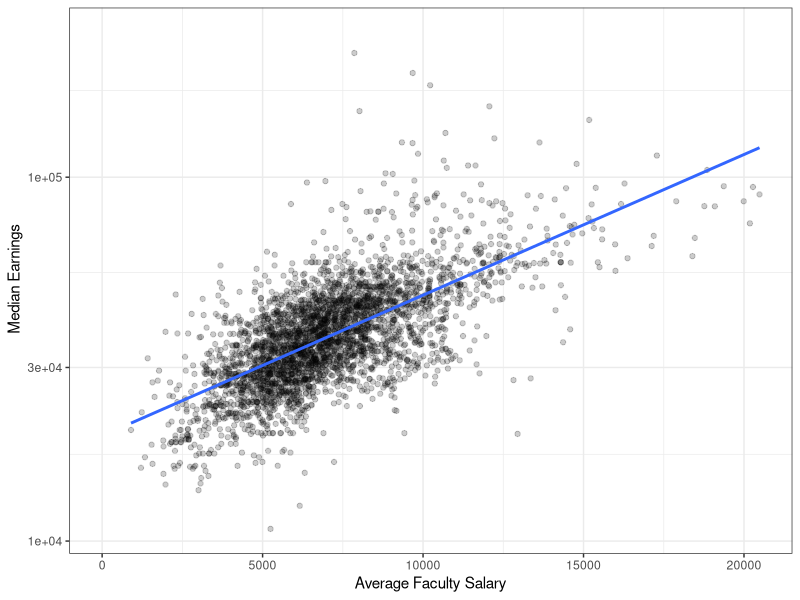
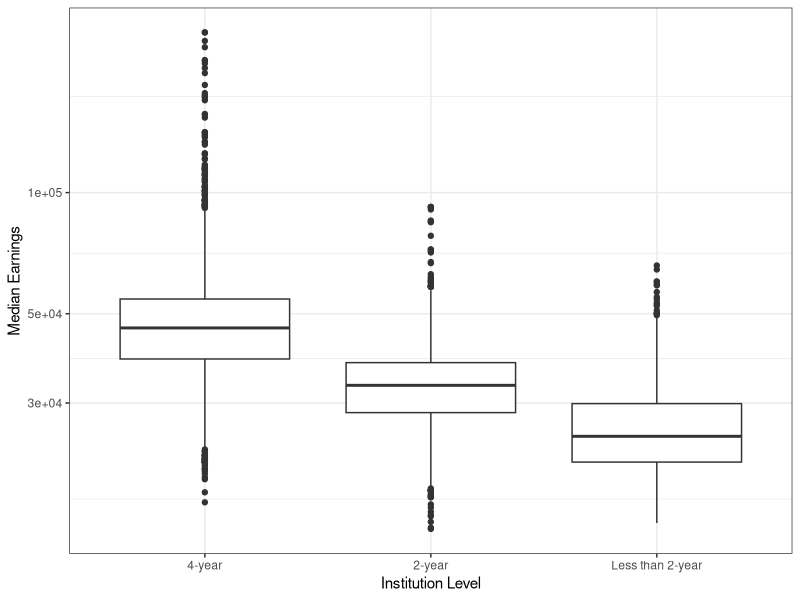
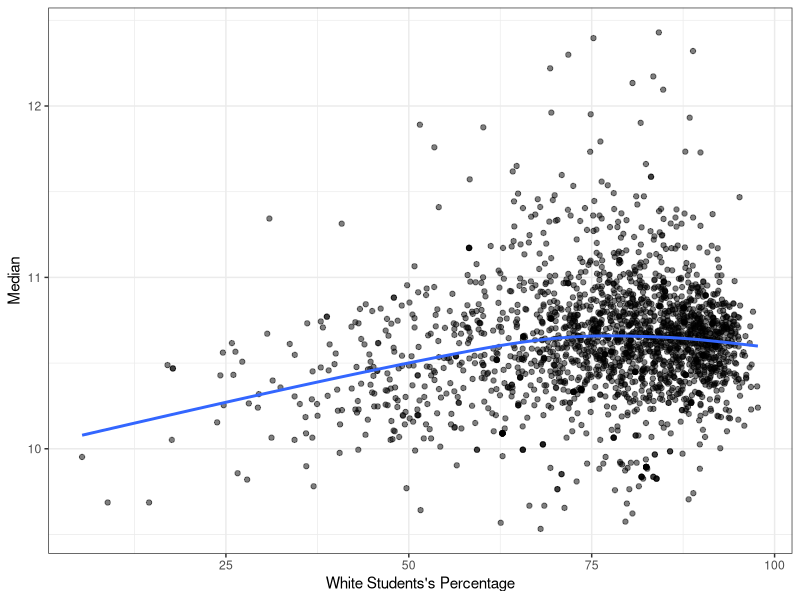
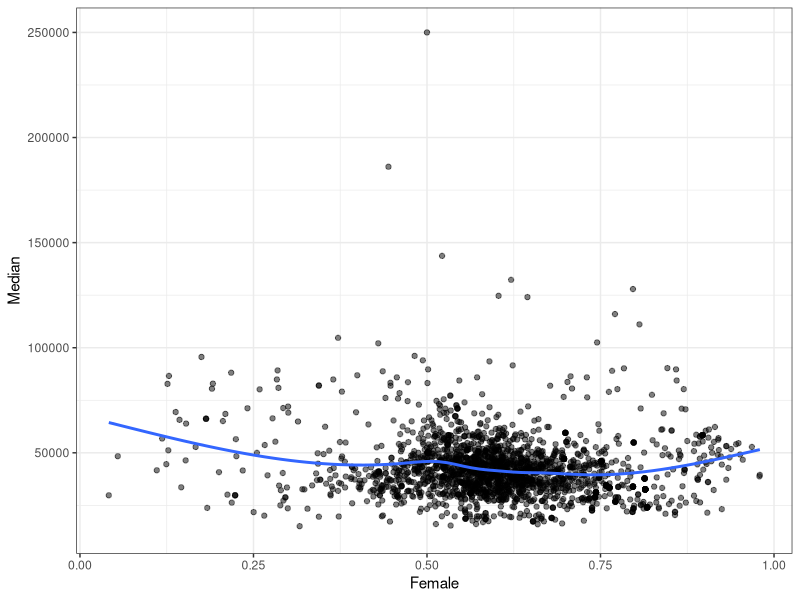
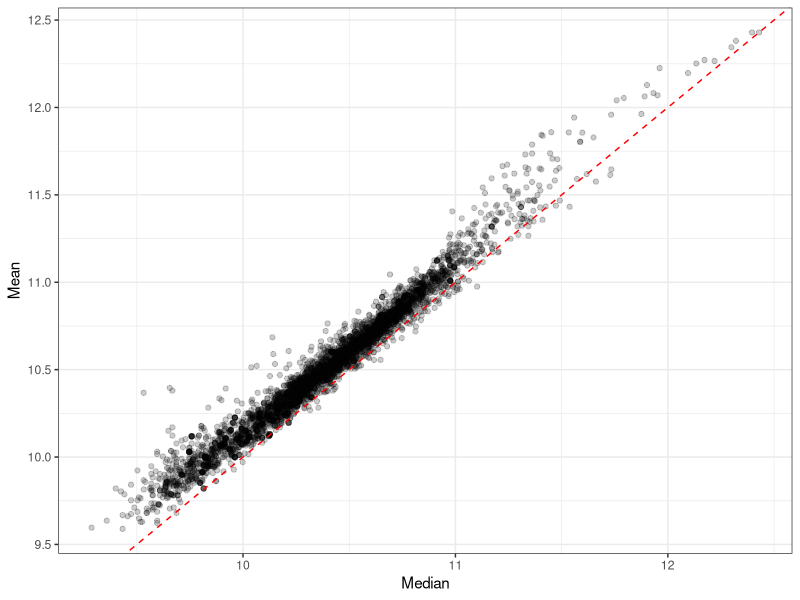
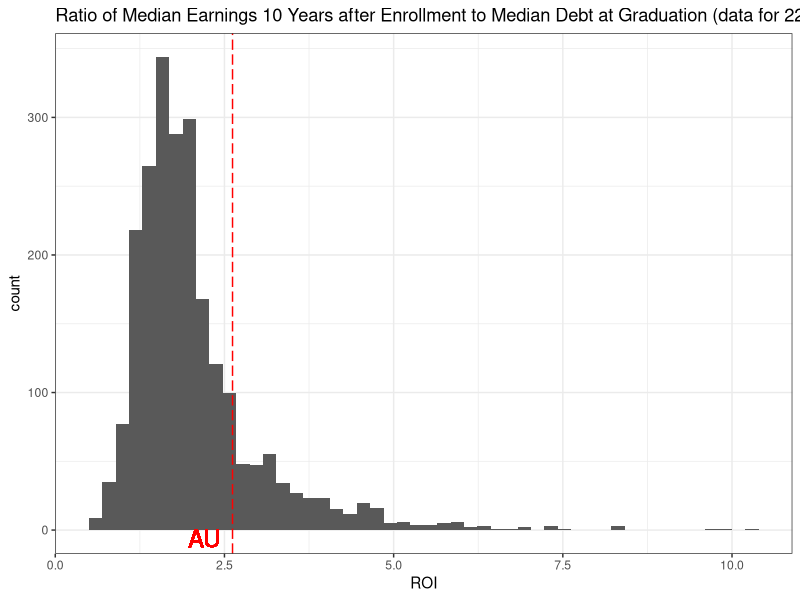
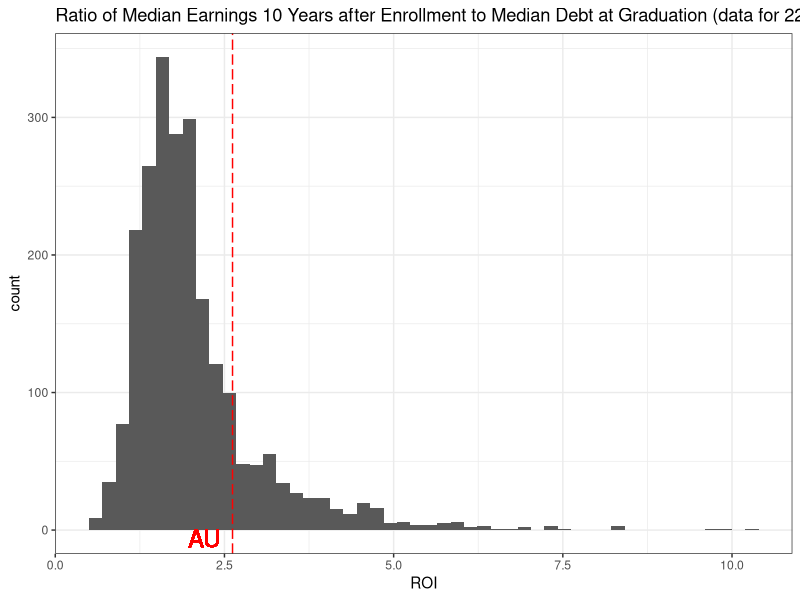

These figures' R source, in order: (Note: this script raises an error after producing the figures.)
## ---- chunk 1
knitr::opts_chunk$set(fig.align  = "center",
                      fig.height = 4, 
                      fig.width  = 6)
## ---- chunk 2
library(tidyverse)
library(ggthemes)
library(readr)
library(dplyr)
## ---- chunk 3
collegeData <- read_csv(file = "../data/college_score_200601.csv")
head(collegeData)
## ---- chunk 4
map_chr(collegeData, class)
## ---- chunk 5
collegeData <- read_csv(file = "../data/college_score_200601.csv",
                        col_types = cols("MN_EARN_WNE_P10" = col_number(),
                            "MD_EARN_WNE_P10" = col_number(),
                            "SAT_AVG" = col_number(),
                            "ADM_RATE" = col_number(),
                            "UGDS" = col_number(),
                            "COSTT4_A" = col_number(),
                            "AVGFACSAL" = col_number(),
                            "GRAD_DEBT_MDN" = col_number(),
                            "AGE_ENTRY" = col_number(),
                            "FEMALE" = col_number(),
                            "PCT_WHITE" = col_number()), na = ".") 
map_chr(collegeData, class)
## ---- chunk 6
#for test
# problems(collegeData) %>%
  # count(actual)
## ---- chunk 7
ggplot(data = collegeData, mapping = aes(x = AVGFACSAL, y = MD_EARN_WNE_P10))+
  geom_point(alpha = 0.2)+
  theme_bw()+
  geom_smooth(method = lm, se = FALSE)+
  labs(x = "Average Faculty Salary", y = " Median Earnings")+
  scale_y_log10()
## ---- chunk 8
collegeData %>%
  mutate(ICLEVEL = as.factor(ICLEVEL),
         ICLEVEL = fct_recode(ICLEVEL,
                          "4-year" = "1",
                          "2-year" = "2",
                          "Less than 2-year" = "3"),
         ICELEVEL = fct_rev(ICLEVEL)) %>%
  ggplot(aes(x = ICLEVEL, y = MN_EARN_WNE_P10)) +
  scale_y_log10()+
  geom_boxplot()+
  theme_bw()+
  labs(x = "Institution Level", y = "Median Earnings")
## ---- chunk 9
collegeData %>%
  filter(ICLEVEL == 1) -> levelone

#first plot
levelone %>%
  ggplot(mapping = aes(x = PCT_WHITE, y = log(MD_EARN_WNE_P10))) +
  geom_point(alpha = 0.5)+
  theme_bw()+
  geom_smooth(se = FALSE)+ # use curves to show local variation
  labs(x = "White Students's Percentage", y = "Median")

#second plot
levelone %>%
  ggplot(mapping = aes(x = FEMALE, y = MD_EARN_WNE_P10)) +
  geom_point(alpha = 0.5)+
  theme_bw()+
  geom_smooth(se = FALSE)+ # use curves to show local variation
  labs(x = "Female", y = "Median")

## ---- chunk 10
collegeData %>%
  ggplot(mapping = aes(x = log(MD_EARN_WNE_P10), y = log(MN_EARN_WNE_P10))) +
  geom_point(alpha = 0.2)+
  geom_abline(color = "red", linetype = "dashed")+
  labs(x = "Median", y = "Mean")+
  theme_bw()
## ---- chunk 11
levelone %>%
  select(INSTNM, GRAD_DEBT_MDN, MD_EARN_WNE_P10) %>%
  mutate(ROI = MD_EARN_WNE_P10/GRAD_DEBT_MDN) %>% #Debt Ratio = debts / Assets
  arrange(desc(ROI)) -> DebtRatio

# remove NA in dataframe
MD_NewRanking <- DebtRatio[complete.cases(DebtRatio), ] #[row, column]
MD_NewRanking %>%
  mutate(U_rankings = (rank(-ROI))) -> MD_NewRanking  # adding ranking
MD_NewRanking %>%
  arrange(ROI) -> MD_NewRanking
head(MD_NewRanking)
## ---- chunk 12
tail(MD_NewRanking, 5) # top 5 Universities
head(MD_NewRanking, 5) # bottom 5 Universities
## ---- chunk 13
MD_NewRanking %>%
  filter(str_detect(INSTNM, "^American University$"))

# AU's Rank is 402
## ---- chunk 14
MD_NewRanking %>%
  ggplot(aes(x = ROI))+
  geom_histogram(bins = 50)+
  theme_bw()+
  labs(title = "Ratio of Median Earnings 10 Years after Enrollment to Median Debt at Graduation (data for 2293 Level 1 Institutions as of 06/01/2020)")+
  geom_vline(aes(xintercept = MD_NewRanking$ROI[MD_NewRanking$INSTNM == "American University"]),
             colour = "red", linetype = 5)+
  geom_text(x = 2.2, y = -6, label = "AU", 
            size = 6, colour = "red")
## ---- chunk 15
MD_NewRanking %>%
  ggplot(aes(x = ROI))+
  geom_histogram(bins = 50)+
  theme_bw()+
  labs(title = "Ratio of Median Earnings 10 Years after Enrollment to Median Debt at Graduation (data for 2293 Level 1 Institutions as of 06/01/2020)")+
  geom_vline(aes(xintercept = ROI[INSTNM == "American University"]),
             colour = "red", linetype = 5)+
  geom_text(x = 2.2, y = -6, label = "AU", 
            size = 6, colour = "red")
## ---- chunk 16
# Restart using collegeData to practice tidy data
collegeData %>%
  mutate(ROI = MN_EARN_WNE_P10/GRAD_DEBT_MDN) %>%
  filter(ICLEVEL == 1, !is.na(MN_EARN_WNE_P10)) %>%
  arrange(ROI) %>%
  select(INSTNM, ROI) %>%
  filter(!is.na(ROI)) -> MN_NewRanking

MN_NewRanking %>%
  mutate(MN_NewRankings = rank(-ROI)) -> MN_NewRanking01
MN_NewRanking01 %>%
  filter(str_detect(INSTNM, "^American University$")) # Rank 408
  
## ---- chunk 17
country <- read_csv(file = "../data/country.csv")
head(country)

fertility <- read_csv(file = "../data/fertility.csv")
head(fertility)

life_exp <- read_csv(file = "../data/life_exp.csv")
head(life_exp)

population <- read_csv(file = "../data/population.csv")
head(population)
## ---- chunk 18
fertility %>%
  pivot_longer(cols = "1960":"2018",names_to = "Year",
                 values_to = "fertility_rate", values_ptypes = list(factor())) %>%
  mutate(Year = parse_number(Year)) -> fertilityTidy # make sure "Year is numeric
head(fertilityTidy)

life_exp %>%
  pivot_longer(cols = "1960":"2018",names_to = "Year",
                 values_to = "life_expectancy", values_ptypes = list(factor())) %>%
  mutate(Year = parse_number(Year)) -> life_expTidy # make sure "Year is numeric
head(life_expTidy)

population %>%
    pivot_longer(cols = "1960":"2018",names_to = "Year",
                 values_to = "population", values_ptypes = list(factor())) %>%
  mutate(Year = parse_number(Year)) -> populationTidy # make sure "Year is numeric
head(populationTidy)
## ---- chunk 19
country %>%
left_join(fertilityTidy, by = "Country Code") %>%
left_join(life_expTidy, by = c("Country Code", "Year", "Country Name")) %>%
left_join(populationTidy, by = c("Country Code", "Year", "Country Name")) %>%
  rename(Country = "Country Name") -> WBdata

# remove NA in dataframe
WBdata_noNA <- WBdata[complete.cases(WBdata), ] #[row, column]
head(WBdata_noNA)
nrow(WBdata_noNA) # check rows of data frame
## ---- chunk 20
WBdata_noNA %>%
  filter(Year == 1960 | Year == 1970 | Year == 1980 | Year == 1990 | Year == 2000 | Year == 2010) %>%
  rename("Population" = population) %>%
 ggplot(mapping = aes(x = life_expectancy, y = fertility_rate , 
                     color = Region, size = Population), na.rm = TRUE)+
 geom_point()+
  ggtitle(" Changes by Region across Decades")+
xlab("Life Expectancy")+
  ylab("Fertility Rate")+
  scale_color_colorblind() +
facet_wrap(~Year)+
theme(strip.background = element_blank(), strip.placement = "outside")
## ---- chunk 21
WBdata_noNA %>%
  select(Region, Year, population) %>%
  filter(Year != 2018) %>%
  group_by(Year, Region) %>%
  mutate(ttl_population = sum(population), na.rm = TRUE) -> WBdata_noNA_no2018

  ggplot(data = WBdata_noNA_no2018, mapping = aes(x = Year, y = ttl_population, color = Region))+
    geom_line()+
    labs(x = "Years", y = "Log of Total Population")+
    ggtitle("Population by Region")+
    theme_bw()+
    scale_y_log10()+
    scale_color_colorblind()
## ---- chunk 22
WBdata_noNA %>%
  select(Region, population, Year) %>%
  filter(Year == 2017) %>%
  group_by(Region) %>%
  summarise(ttl_population = sum(population)) %>%
  ggplot(mapping = aes(x = reorder(Region, -ttl_population), y = ttl_population))+
  geom_bar(stat = "identity")+
  coord_flip()+
    ggtitle("2017 Population by Region")+
    xlab("Region")+
    ylab("Total Population")+
  theme_bw()
